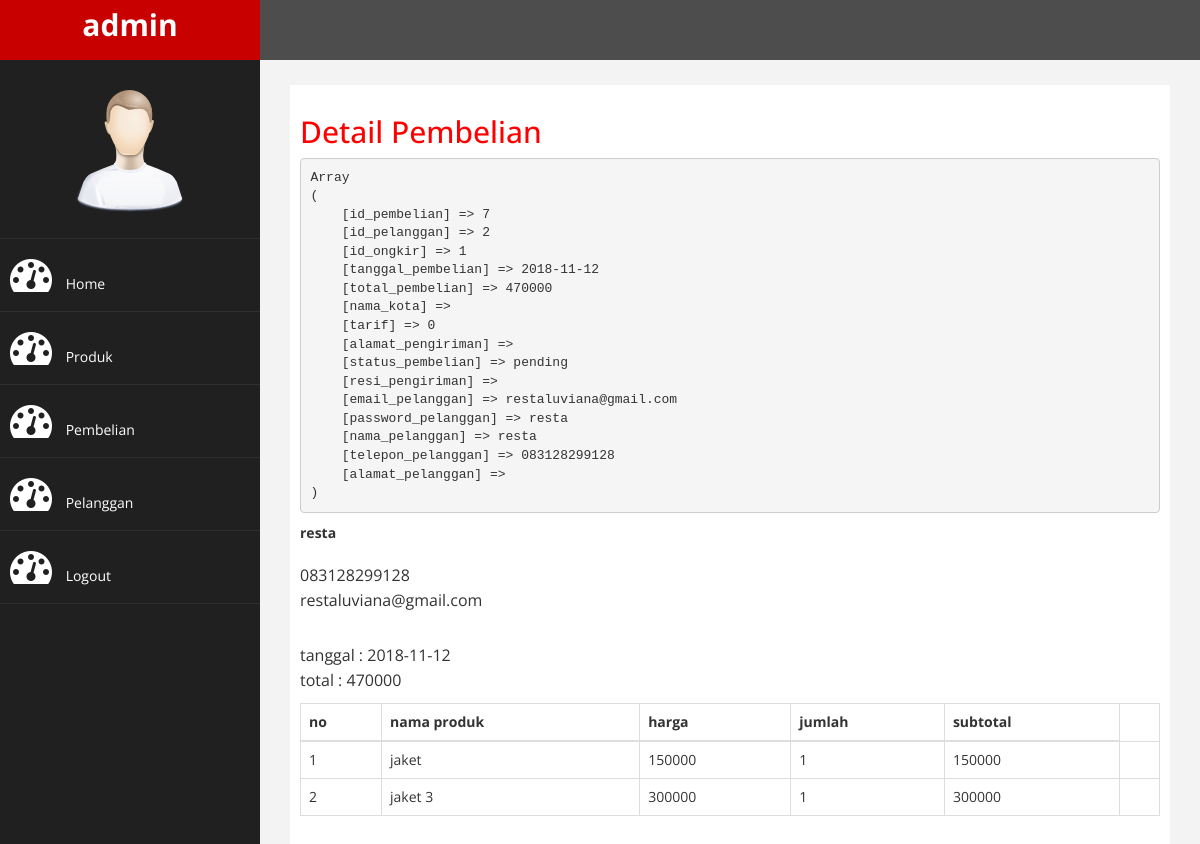
The page /trainittoko/admin/index.php?halaman=detail&id=7 (signed in) on the database its author committed.
### tables this page shows
CREATE TABLE `pembelian` (
  `id_pembelian` int(11) NOT NULL,
  `id_pelanggan` int(11) NOT NULL,
  `id_ongkir` int(11) NOT NULL,
  `tanggal_pembelian` date NOT NULL,
  `total_pembelian` int(11) NOT NULL,
  `nama_kota` varchar(100) NOT NULL,
  `tarif` int(11) NOT NULL,
  `alamat_pengiriman` text NOT NULL,
  `status_pembelian` varchar(100) NOT NULL DEFAULT 'pending',
  `resi_pengiriman` varchar(50) NOT NULL
);

CREATE TABLE `pelanggan` (
  `id_pelanggan` int(11) NOT NULL,
  `email_pelanggan` varchar(100) NOT NULL,
  `password_pelanggan` varchar(50) NOT NULL,
  `nama_pelanggan` varchar(100) NOT NULL,
  `telepon_pelanggan` varchar(25) NOT NULL,
  `alamat_pelanggan` text NOT NULL
);

CREATE TABLE `pembelian_produk` (
  `id_pembelian_produk` int(11) NOT NULL,
  `id_pembelian` int(11) NOT NULL,
  `id_produk` int(11) NOT NULL,
  `jumlah` int(11) NOT NULL,
  `nama` varchar(100) NOT NULL,
  `harga` int(11) NOT NULL,
  `berat` int(11) NOT NULL,
  `subberat` int(11) NOT NULL,
  `subharga` int(11) NOT NULL
);

CREATE TABLE `produk` (
  `id_produk` int(11) NOT NULL,
  `nama_produk` varchar(100) NOT NULL,
  `harga_produk` int(11) NOT NULL,
  `berat_produk` int(11) NOT NULL,
  `foto_produk` varchar(100) NOT NULL,
  `deskripsi_produk` text NOT NULL,
  `stok_produk` int(5) NOT NULL
);

### trainittoko/admin/detail.php (the view)
<h2>Detail Pembelian</h2>
<?php
$ambil = $koneksi->query("SELECT * FROM pembelian JOIN pelanggan ON pembelian.id_pelanggan=pelanggan.id_pelanggan WHERE pembelian.id_pembelian='$_GET[id]'");
$detail = $ambil->fetch_assoc();
 ?>
 <pre><?php print_r($detail); ?></pre>
 <strong><?php echo $detail['nama_pelanggan']; ?></strong> <br>
 <p>
 	<?php echo $detail['telepon_pelanggan']; ?><br>
 	<?php echo $detail['email_pelanggan']; ?>
 </p>
 <p>
 	tanggal : <?php echo $detail['tanggal_pembelian']; ?><br>
 	total : <?php echo $detail['total_pembelian']; ?>
 </p>
 <table class="table table-bordered">
 	<thead>
 		<tr>
 			<th>no</th>
 			<th>nama produk</th>
 			<th>harga</th>
 			<th>jumlah</th>
 			<th>subtotal</th>
 		</tr>
 	</thead>
 	<tbody>
 		<?php $nomor=1; ?>
 		<?php $ambil=$koneksi->query("SELECT * FROM pembelian_produk JOIN produk ON pembelian_produk.id_produk=produk.id_produk WHERE pembelian_produk.id_pembelian='$_GET[id]'"); ?>
 		<?php while($pecah=$ambil->fetch_assoc()){ ?>
 		<tr>
 			<td><?php echo $nomor; ?></td>
 			<td><?php echo $pecah['nama_produk']; ?></td>
 			<td><?php echo $pecah['harga_produk']; ?></td>
 			<td><?php echo $pecah['jumlah']; ?></td>
 			<td><?php echo $pecah['harga_produk']*$pecah['jumlah']; ?></td>
 			<td></td>
 		</tr>
 		<?php $nomor++; ?>
 	<?php } ?>
 	</tbody>
 </table>

### trainittoko/admin/assets/css/custom.css (style rules this page uses)
body { font-family: 'Open Sans', sans-serif; }
h2 { color: #f00; }
p { font-size:16px; line-height:25px; padding-top:20px; }

### rows shown on the page
pembelian: id_pelanggan.nama_pelanggan "resta", id_pelanggan.telepon_pelanggan "083128299128", id_pelanggan.email_pelanggan "restaluviana@gmail.com", tanggal_pembelian "2018-11-12", total_pembelian "470000"
pembelian_produk: id_produk.nama_produk "jaket", id_produk.harga_produk "150000", jumlah "1", $pecah['harga_produk']*$pecah['jumlah'] "150000"
pembelian_produk: id_produk.nama_produk "jaket 3", id_produk.harga_produk "300000", jumlah "1", $pecah['harga_produk']*$pecah['jumlah'] "300000"
